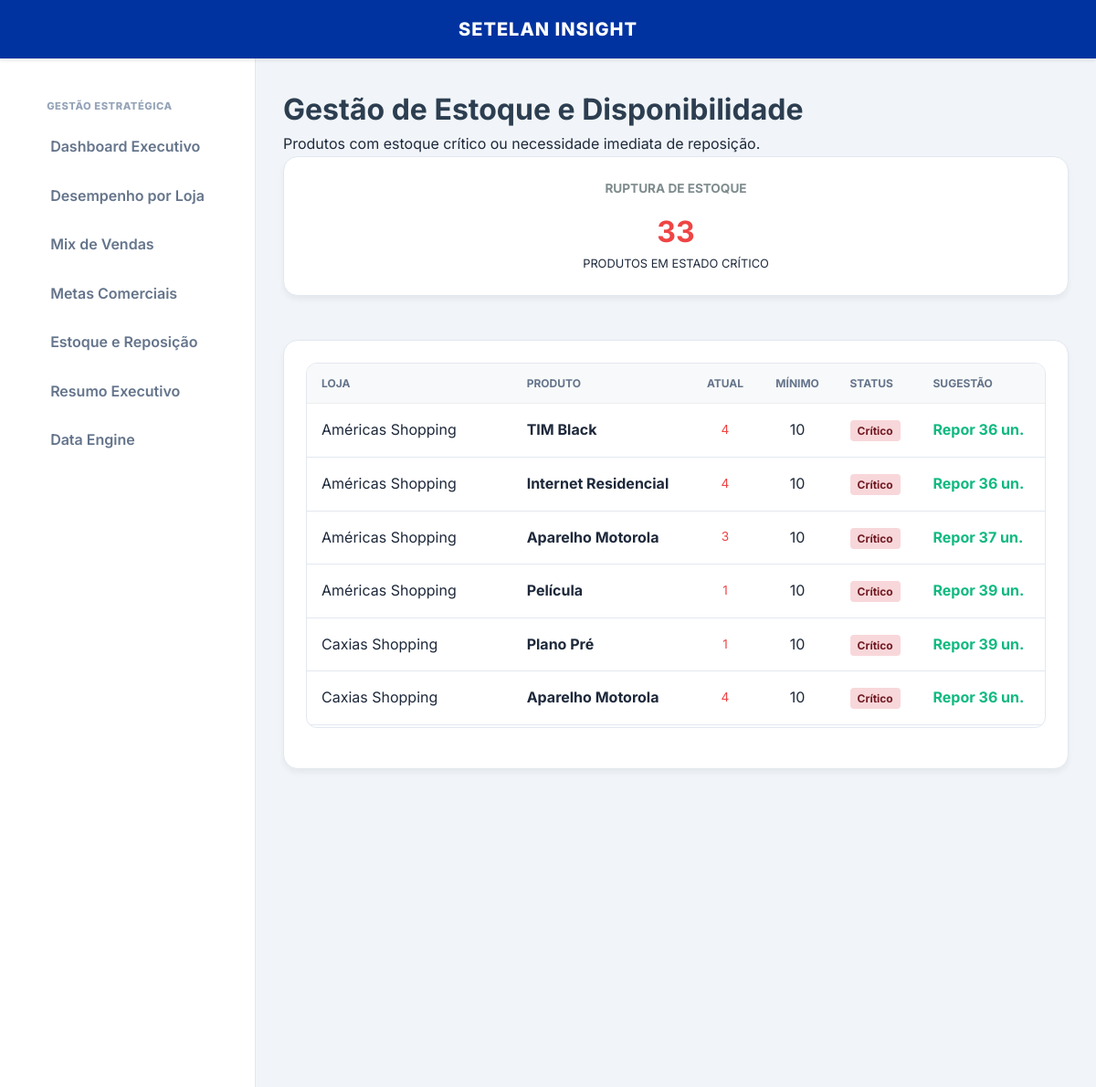
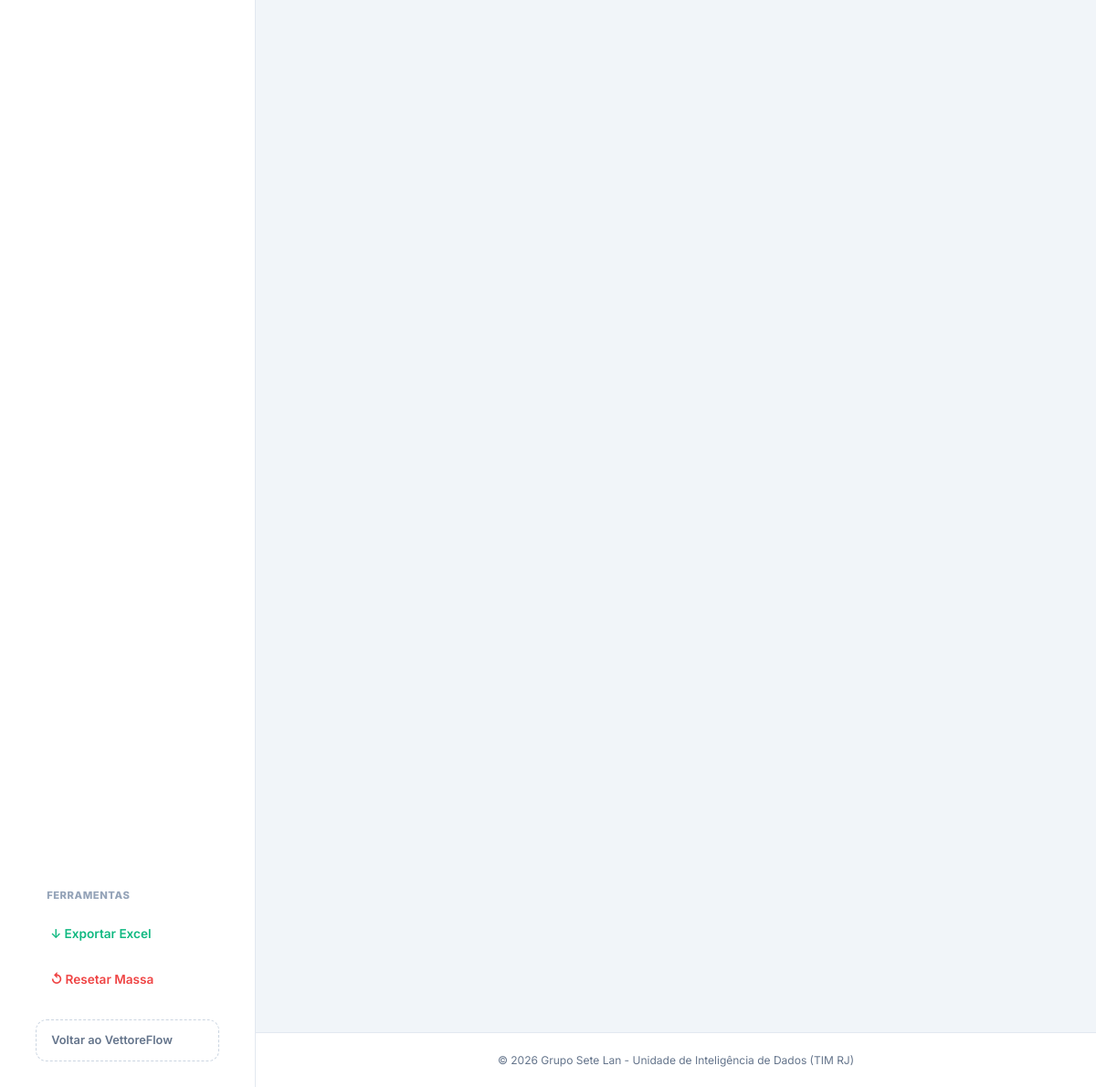
The page /estoque on the database its author committed (2 pictures, top to bottom).
### app/models/setelan_models.py (models this page shows)
class Estoque(db.Model):
    __tablename__ = 'setelan_estoques'
    id = db.Column(db.Integer, primary_key=True)
    data_referencia = db.Column(db.Date, default=datetime.utcnow)
    loja_id = db.Column(db.Integer, db.ForeignKey('setelan_lojas.id'), nullable=False)
    produto_id = db.Column(db.Integer, db.ForeignKey('setelan_produtos.id'), nullable=False)
    estoque_atual = db.Column(db.Integer, default=0)
    estoque_minimo = db.Column(db.Integer, default=0)
    estoque_ideal = db.Column(db.Integer, default=0)
    giro_medio_diario = db.Column(db.Numeric(10, 2), default=0.0)
    dias_ate_ruptura = db.Column(db.Integer)
    ultima_reposicao = db.Column(db.Date)
    status_estoque = db.Column(db.String(20)) # Crítico, Atenção, Saudável, Excesso, Parado
    sugestao_reposicao = db.Column(db.Integer, default=0)

class Loja(db.Model):
    __tablename__ = 'setelan_lojas'
    id = db.Column(db.Integer, primary_key=True)
    nome_loja = db.Column(db.String(100), nullable=False)
    tipo_loja = db.Column(db.String(50)) # Shopping, Rua, Calçadão
    endereco = db.Column(db.String(255))
    bairro = db.Column(db.String(100))
    cidade = db.Column(db.String(100))
    uf = db.Column(db.String(2))
    cep = db.Column(db.String(10))
    regiao_operacional = db.Column(db.String(100))
    perfil_loja = db.Column(db.String(100))
    gerente_responsavel = db.Column(db.String(100))
    status_loja = db.Column(db.String(20), default='Ativa')
    meta_base_mensal = db.Column(db.Numeric(12, 2), default=0.0)
    vendas = db.relationship('Venda', backref='loja', cascade="all, delete-orphan", lazy=True)
    vendedores = db.relationship('Vendedor', backref='loja', cascade="all, delete-orphan", lazy=True)
    estoques = db.relationship('Estoque', backref='loja', cascade="all, delete-orphan", lazy=True)
    metas = db.relationship('Meta', backref='loja', cascade="all, delete-orphan", lazy=True)

class Produto(db.Model):
    __tablename__ = 'setelan_produtos'
    id = db.Column(db.Integer, primary_key=True)
    nome_produto = db.Column(db.String(150), nullable=False)
    categoria = db.Column(db.String(100))
    subcategoria = db.Column(db.String(100))
    tipo_receita = db.Column(db.String(50)) # Recorrente, Venda única
    preco_medio = db.Column(db.Numeric(10, 2), default=0.0)
    custo_medio = db.Column(db.Numeric(10, 2), default=0.0)
    margem_percentual_padrao = db.Column(db.Numeric(5, 2), default=0.0)
    produto_estrategico = db.Column(db.Boolean, default=False)
    ativo = db.Column(db.Boolean, default=True)
    vendas = db.relationship('Venda', backref='produto', lazy=True)
    estoques = db.relationship('Estoque', backref='produto', lazy=True)

### app/setelan/routes.py (the view)
@setelan.route('/estoque')
def estoque_reposicao():
    estoques = Estoque.query.filter(Estoque.estoque_atual <= Estoque.estoque_minimo).all()
    return render_template('setelan/estoque.html', estoques=estoques)

### app/templates/setelan/estoque.html (shortened to what this page needs)
{% extends "setelan/base.html" %}
{% block content %}
    <h1>Gestão de Estoque e Disponibilidade</h1>
    <p>Produtos com estoque crítico ou necessidade imediata de reposição.</p>
    <div class="metrics-grid">
        <div class="card metric">
            <h3>Ruptura de Estoque</h3>
            <p class="value danger">{{ estoques|length }}</p>
            <p style="font-size: 0.8rem;">PRODUTOS EM ESTADO CRÍTICO</p>
        </div>
    </div>
    <div class="card">
        {% if estoques %}
        <div class="table-responsive">
            <table class="data-table">
                <thead>
                    <tr>
                        <th>Loja</th>
                        <th>Produto</th>
                        <th style="text-align: center;">Atual</th>
                        <th style="text-align: center;">Mínimo</th>
                        <th>Status</th>
                        <th>Sugestão</th>
                    </tr>
                </thead>
                <tbody>
                    {% for est in estoques %}
                    <tr>
                        <td>{{ est.loja.nome_loja }}</td>
                        <td><strong>{{ est.produto.nome_produto }}</strong></td>
                        <td style="text-align: center;" class="danger-text">{{ est.estoque_atual }}</td>
                        <td style="text-align: center;">{{ est.estoque_minimo }}</td>
                        <td><span class="status-badge reprovado">Crítico</span></td>
                        <td><strong class="success">Repor {{ est.estoque_ideal - est.estoque_atual }} un.</strong></td>
                    </tr>
                    {% endfor %}
                </tbody>
            </table>
        </div>
        {% else %}
        <div class="empty-state success-state">
            <p>Estoque saudável em todas as unidades!</p>
        </div>
        {% endif %}
    </div>
{% endblock %}

### app/static/css/style.css (style rules this page uses)
:root { --primary: #2c3e50; --secondary: #34495e; --success: #27ae60; --warning: #f39c12; --danger: #e74c3c; --light: #ecf0f1; --dark: #2c3e50; --white: #ffffff; }
body { font-family: 'Segoe UI', Tahoma, Geneva, Verdana, sans-serif; line-height: 1.6; margin: 0; padding: 0; background-color: #f0f2f5; color: var(--dark); }
h1, h2, h3 { color: var(--primary); }
.card { background: var(--white); padding: 25px; border-radius: 12px; box-shadow: 0 4px 6px rgba(0,0,0,0.05); margin-bottom: 25px; }
.metrics-grid { display: grid; grid-template-columns: repeat(auto-fit, minmax(180px, 1fr)); gap: 20px; margin-bottom: 30px; }
.metric { text-align: center; padding: 20px; }
.metric h3 { font-size: 0.85rem; margin-bottom: 10px; color: #7f8c8d; text-transform: uppercase; }
.metric .value { font-size: 2rem; font-weight: bold; margin: 0; }
.data-table { width: 100%; border-collapse: collapse; margin-top: 10px; }
.data-table th, .data-table td { text-align: left; padding: 12px 15px; border-bottom: 1px solid #eee; }
.data-table th { background-color: #f8f9fa; color: #7f8c8d; font-size: 0.85rem; text-transform: uppercase; }
.status-badge { padding: 4px 8px; border-radius: 4px; font-size: 0.75rem; font-weight: bold; }
.reprovado, .cancelado { background: #f8d7da; color: #721c24; }
.success { color: var(--success); }
.danger { color: var(--danger); }
.danger-text { color: var(--danger); font-size: 0.85rem; }
.table-responsive { width: 100%; overflow-x: auto; max-height: 400px; overflow-y: auto; border: 1px solid #eee; border-radius: 8px; margin-bottom: 20px; }
.table-responsive .data-table { margin-top: 0; }
.table-responsive thead th { position: sticky; top: 0; z-index: 10; background-color: #f8f9fa; }

### app/static/css/setelan_style.css (style rules this page uses)
:root { --tim-blue: #0033a0; --tim-light: #007acc; --bg-gray: #f1f5f9; --border-color: #e2e8f0; --text-primary: #1e293b; --text-secondary: #64748b; --success: #10b981; --warning: #f59e0b; --danger: #ef4444; --sidebar-width: 280px; --header-height: 64px; }
* { margin: 0; padding: 0; box-sizing: border-box; }
body { background-color: var(--bg-gray); color: var(--text-primary); font-family: 'Inter', system-ui, sans-serif; height: 100vh; overflow: hidden; }
.kpi-grid, .metrics-grid { display: grid; grid-template-columns: repeat(auto-fit, minmax(280px, 1fr)); gap: 20px; margin-bottom: 24px; width: 100%; }
.card { background: white; border-radius: 16px; border: 1px solid var(--border-color); padding: 24px; margin-bottom: 24px; }
.table-responsive { width: 100%; overflow-x: auto; border: 1px solid var(--border-color); border-radius: 12px; }
.data-table { width: 100%; border-collapse: collapse; }
.data-table th { background: #f8fafc; padding: 12px 16px; text-align: left; font-size: 0.75rem; color: var(--text-secondary); text-transform: uppercase; }
.data-table td { padding: 16px; border-bottom: 1px solid var(--border-color); }

### rows shown on the page
Estoque: loja.nome_loja "Américas Shopping", produto.nome_produto "TIM Black", estoque_atual "4", estoque_minimo "10", est.estoque_ideal-est.estoque_atual "36"
Estoque: loja.nome_loja "Américas Shopping", produto.nome_produto "Internet Residencial", estoque_atual "4", estoque_minimo "10", est.estoque_ideal-est.estoque_atual "36"
Estoque: loja.nome_loja "Américas Shopping", produto.nome_produto "Aparelho Motorola", estoque_atual "3", estoque_minimo "10", est.estoque_ideal-est.estoque_atual "37"
Estoque: loja.nome_loja "Américas Shopping", produto.nome_produto "Película", estoque_atual "1", estoque_minimo "10", est.estoque_ideal-est.estoque_atual "39"
Estoque: loja.nome_loja "Caxias Shopping", produto.nome_produto "Plano Pré", estoque_atual "1", estoque_minimo "10", est.estoque_ideal-est.estoque_atual "39"
Estoque: loja.nome_loja "Caxias Shopping", produto.nome_produto "Aparelho Motorola", estoque_atual "4", estoque_minimo "10", est.estoque_ideal-est.estoque_atual "36"

### other values the page prints
{{ estoques|length }} "33"
